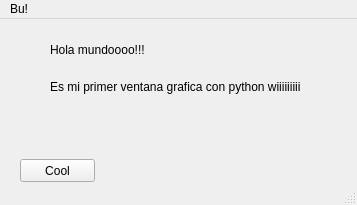
<?xml version="1.0" encoding="UTF-8"?>
<ui version="4.0">
 <class>MiVentana</class>
 <widget class="QMainWindow" name="MiVentana">
  <property name="geometry">
   <rect>
    <x>0</x>
    <y>0</y>
    <width>357</width>
    <height>205</height>
   </rect>
  </property>
  <property name="windowTitle">
   <string>Mi Ventana Bonita</string>
  </property>
  <widget class="QWidget" name="centralwidget">
   <widget class="QLabel" name="label">
    <property name="geometry">
     <rect>
      <x>50</x>
      <y>20</y>
      <width>281</width>
      <height>21</height>
     </rect>
    </property>
    <property name="text">
     <string>Hola mundoooo!!!</string>
    </property>
   </widget>
   <widget class="QLabel" name="label_2">
    <property name="geometry">
     <rect>
      <x>50</x>
      <y>60</y>
      <width>251</width>
      <height>16</height>
     </rect>
    </property>
    <property name="text">
     <string>Es mi primer ventana grafica con python wiiiiiiiiiii</string>
    </property>
   </widget>
   <widget class="QPushButton" name="pushButton">
    <property name="geometry">
     <rect>
      <x>20</x>
      <y>140</y>
      <width>75</width>
      <height>23</height>
     </rect>
    </property>
    <property name="text">
     <string>Cool</string>
    </property>
   </widget>
  </widget>
  <widget class="QMenuBar" name="menubar">
   <property name="geometry">
    <rect>
     <x>0</x>
     <y>0</y>
     <width>357</width>
     <height>21</height>
    </rect>
   </property>
   <widget class="QMenu" name="menuBu">
    <property name="title">
     <string>Bu!</string>
    </property>
    <addaction name="separator"/>
    <addaction name="actionQue_genial"/>
    <addaction name="actionOooh"/>
    <addaction name="actionCool"/>
   </widget>
   <addaction name="menuBu"/>
  </widget>
  <widget class="QStatusBar" name="statusbar"/>
  <action name="actionQue_genial">
   <property name="text">
    <string>Que genial</string>
   </property>
  </action>
  <action name="actionOooh">
   <property name="text">
    <string>Oooh</string>
   </property>
  </action>
  <action name="actionCool">
   <property name="text">
    <string>Cool</string>
   </property>
  </action>
 </widget>
 <resources/>
 <connections/>
</ui>
